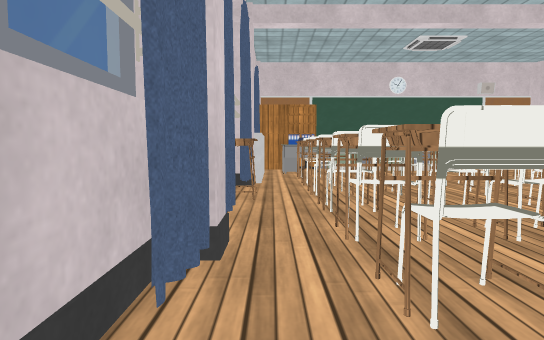
View 1 (above)

17 first-person views from a walk through a 3-D level made in the Unity game engine. The camera is 0.68 m above the floor, tilts 4° down and sees 75° across. The floor is counted in squares, 0.5 m on a side. Each view is taken from the middle of a square. On the plan, view 1 faces up. The plan holds only what a view shows up to about 15 squares ahead; the rest is blank. Some surface patterns are stand-ins.

View 2
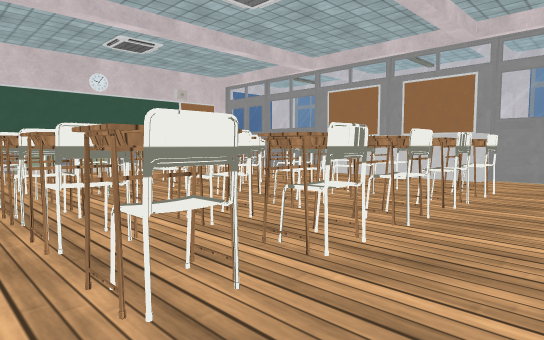

View 3
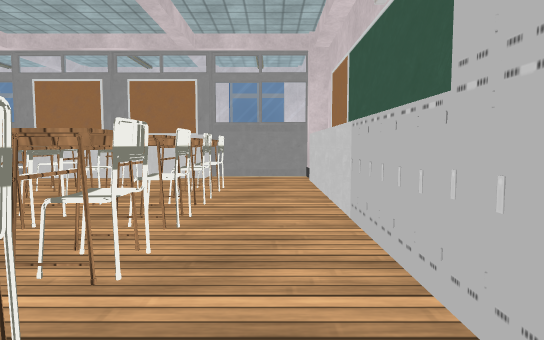

View 4
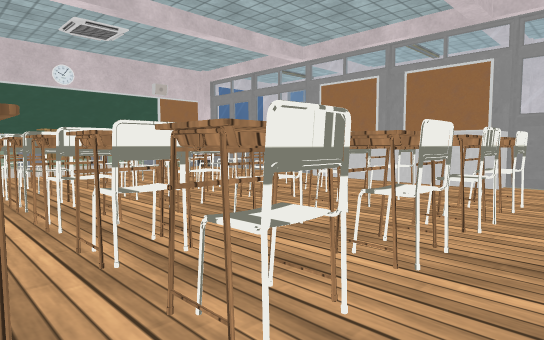

View 5
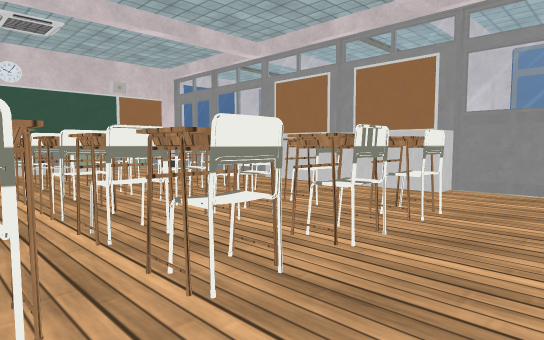

View 6
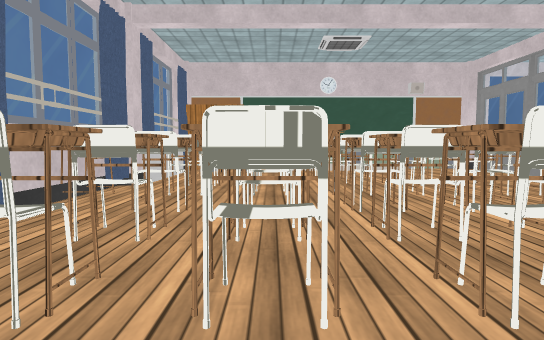

View 7
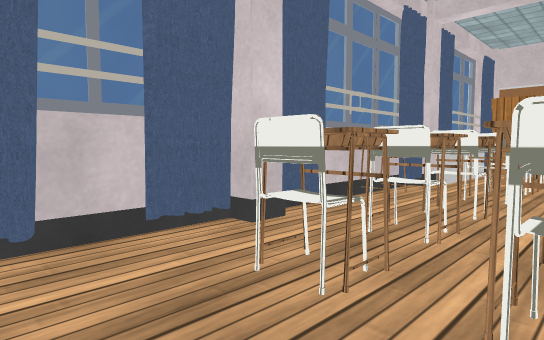

View 8
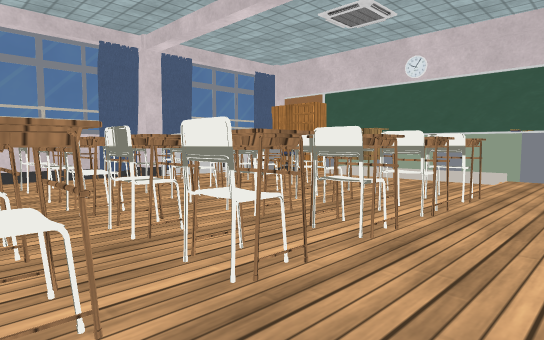

View 9
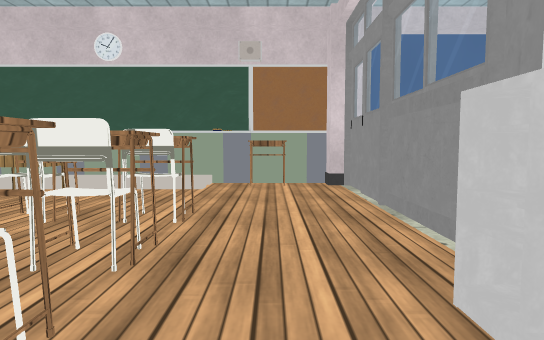

View 10
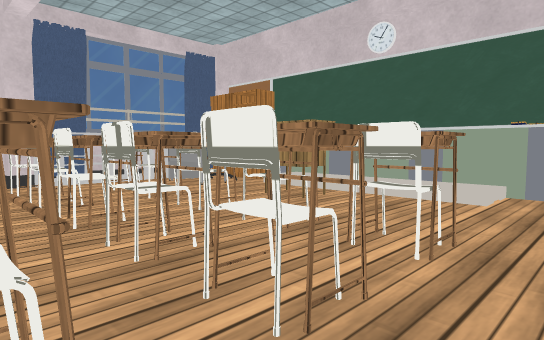

View 11
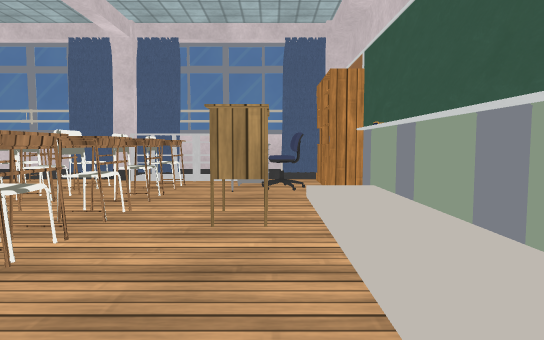

View 12
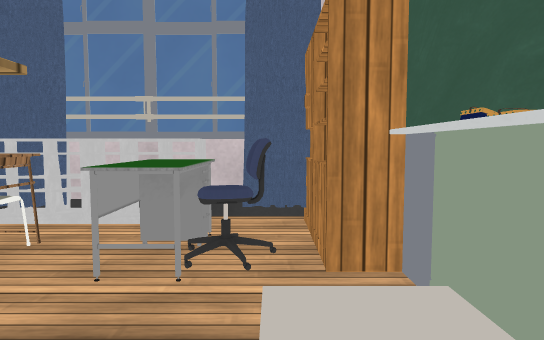

View 13
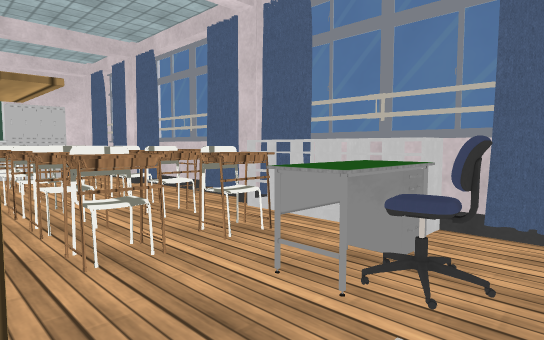

View 14
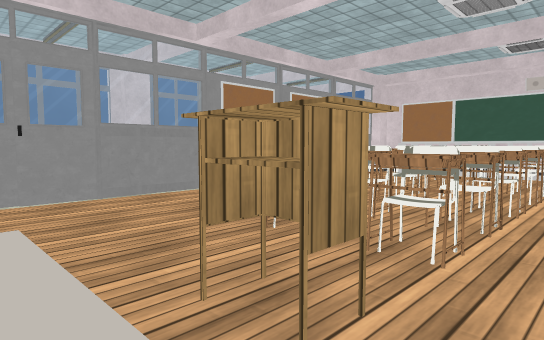

View 15
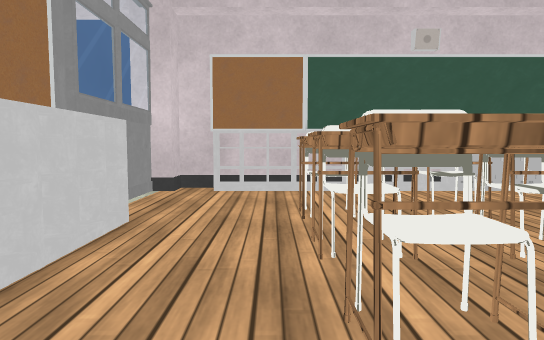

View 16
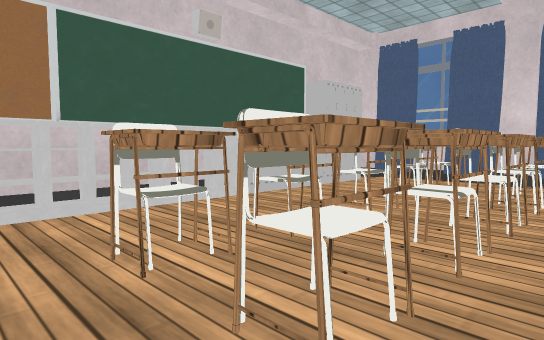

View 17
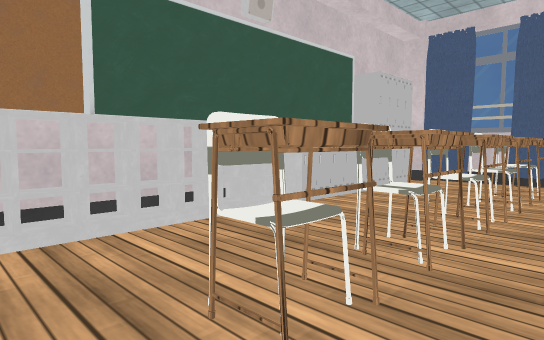

### Floor plan
Points are (right, up) in squares from view 1. A wall is a line through its corners. A room is listed if a view was taken in it or the views show most of it. See-through windows are left out.
Room 1 (views 1, 2, 3, 4, 5, 6, 7, 8, 9, 10, 11, 12, 13, 14, 15, 16, 17)
walls: (-0.6, 12.6) (-0.6, 12); (-1.2, 12) (-1.2, 5); (-1.5, 9.9) (-1.5, 8.4); (15.6, 12.4) (15.6, 20) (14.9, 20) (14.9, 20.7) (14.4, 20.7); (15.6, 7.3) (15.6, 8.4); (-0.6, 5) (-0.6, 4.2); (-1.5, 14.7) (-1.5, 14); (-1.2, 4.2) (-1.2, 0.2); (3.6, 20.7) (2.4, 20.7); (-1.5, 17.7) (-1.5, 16.1); (-1.5, 1.9) (-1.5, 0.9); (12.5, 20.7) (11.5, 20.7); (-1.2, 19.7) (-1.2, 17.5); (-0.6, -0.5) (-0.6, -1); (14.4, -1.3) (14.9, -1.3) (14.9, -0.5) (15.6, -0.5) (15.6, 4.3)
objects: desk (-1, 9); shelf (-1, 13) to (0, 15); curtain (-1, 14); shelf (-1, 16) to (0, 17); other object (0, 17) to (3, 18); shelf (0, 20); locker (1, -1); chair (1, 3) to (2, 3); chair (1, 5) to (2, 5); desk (1, 6) to (2, 6); chair (1, 7) to (2, 7); desk (1, 8) to (2, 8); desk (1, 10); chair (1, 12) to (2, 12); desk (1, 13) to (2, 13); chair (1, 14) to (2, 14); desk (1, 15) to (2, 15); chair (1, 18) to (2, 19); locker (2, -1); chair (2, 10); shelf (2, 20); locker (3, -1); desk (3, 3); desk (3, 5) to (4, 6); desk (3, 7) to (4, 8); desk (3, 10); desk (3, 12) to (4, 13); desk (3, 14) to (4, 15); locker (4, -1); chair (4, 3); chair (4, 5); chair (4, 7); chair (4, 10); chair (4, 12); chair (4, 14); other object (4, 21); locker (5, -1) to (6, -1); other object (5, 21); chair (6, 3) to (7, 3); chair (6, 5); desk (6, 5) to (7, 6); chair (6, 7) to (7, 7); desk (6, 8) to (7, 8); chair (6, 10); chair (6, 12) to (7, 12); desk (6, 13) to (7, 13); chair (6, 14); desk (6, 14) to (7, 15); desk (6, 17) to (7, 18); other object (6, 21) to (10, 21); shelf (7, -1) to (8, -1); desk (7, 10); chair (8, 3) to (9, 3); chair (8, 5) to (9, 5); desk (8, 6) to (9, 6); chair (8, 7) to (9, 7); desk (8, 8) to (9, 8); desk (8, 10) to (9, 10); chair (8, 12) to (9, 12); desk (8, 13) to (9, 13); chair (8, 14) to (9, 14); desk (8, 15) to (9, 15); shelf (9, -1) to (11, -1); desk (10, 3); desk (10, 5) to (11, 6); desk (10, 7) to (11, 8); desk (10, 10); desk (10, 12) to (11, 13); desk (10, 14) to (11, 15); chair (11, 3); chair (11, 5); chair (11, 7); chair (11, 10); chair (11, 12); chair (11, 14); other object (11, 20); blackboard (12, -1) to (13, -1); desk (12, 20) to (13, 20); shelf (14, -1); shelf (15, 4) to (15, 6); shelf (15, 7) to (15, 8); shelf (15, 9) to (15, 11)

Positions as (right, up) in squares from view 1, and headings:
1: (0, 0), facing up
2: (0, 0), facing up-right
3: (0, 1), facing right
4: (2, 1), facing up-right
5: (4, 0), facing up-right
6: (4, 0), facing up
7: (4, 0), facing up-left
8: (14, 5), facing up-left
9: (13, 8), facing up
10: (13, 10), facing up-left
11: (13, 18), facing left
12: (7, 19), facing left
13: (6, 20), facing down-left
14: (4, 20), facing down-right
15: (12, 10), facing down
16: (13, 7), facing down-left
17: (13, 5), facing down-left
